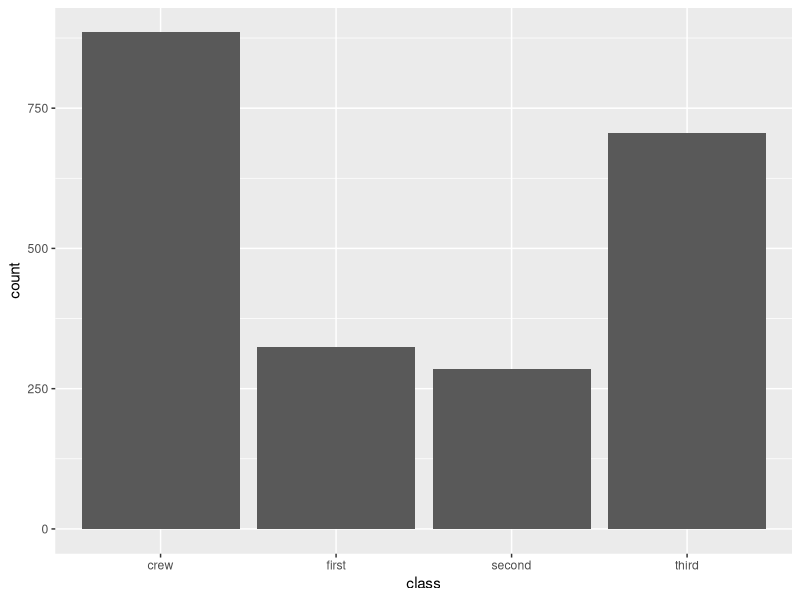
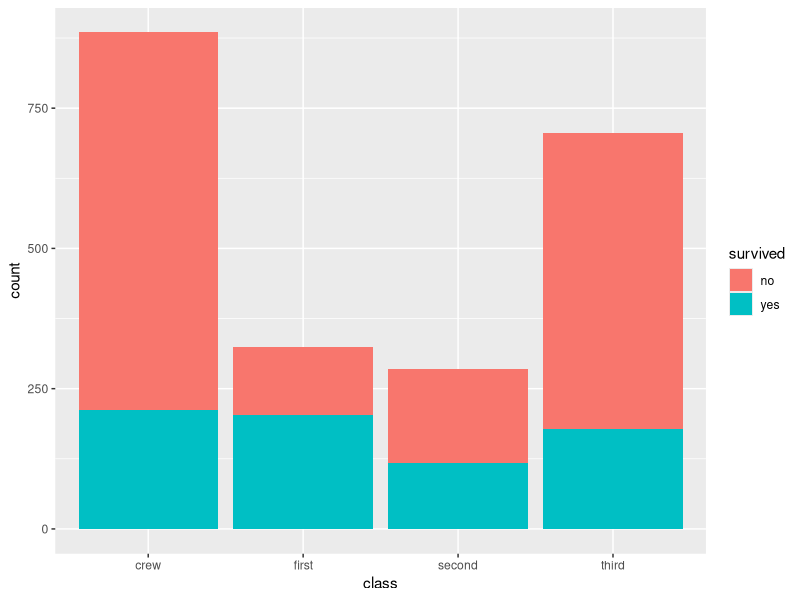
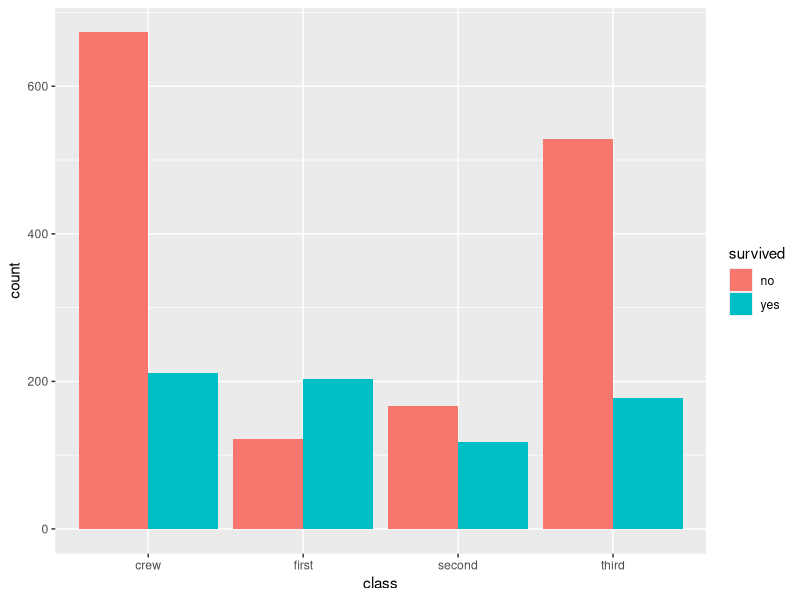
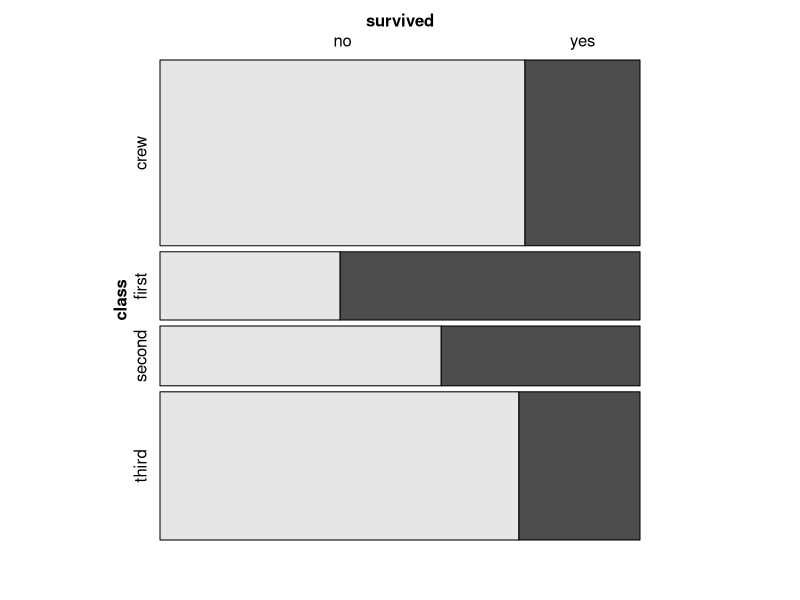
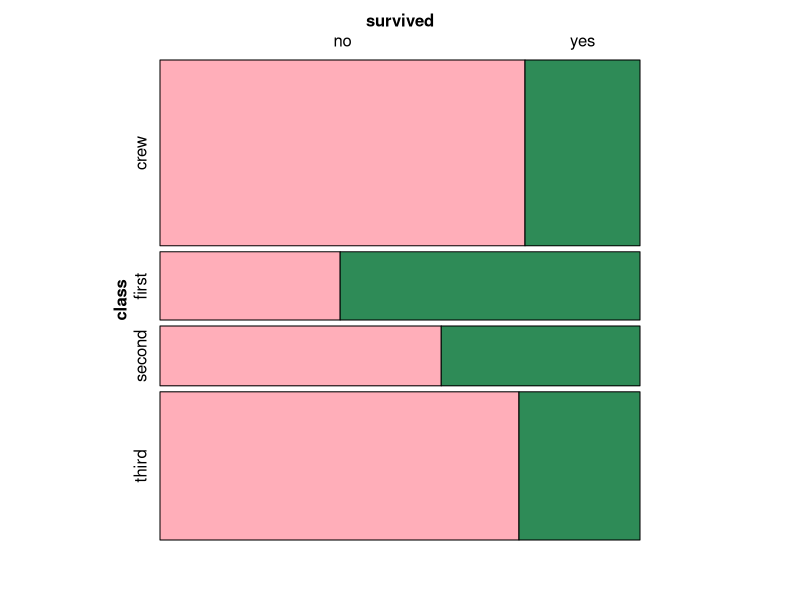
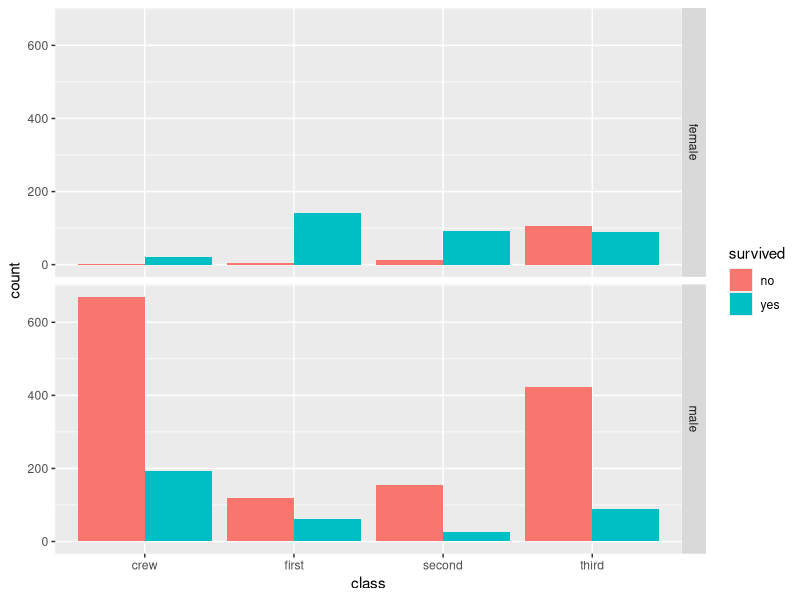
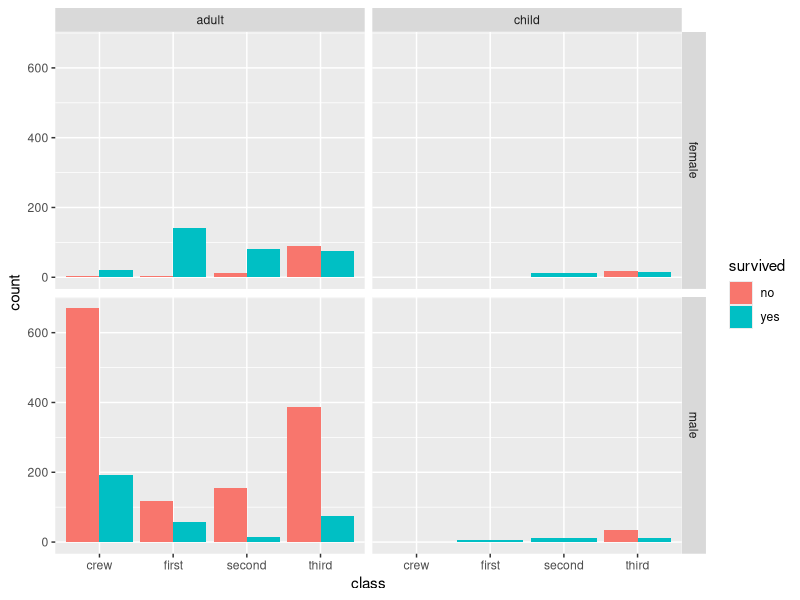
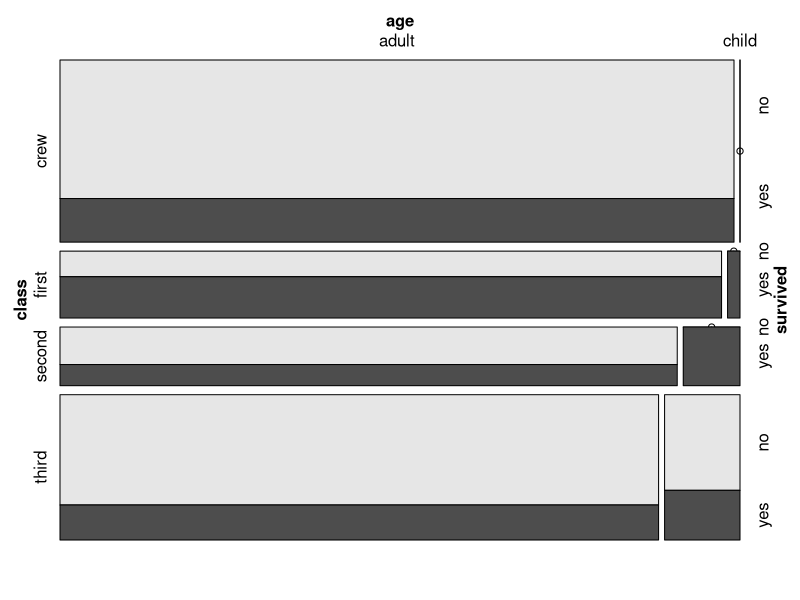

R code for these plots, in order:
#--------
#Titanic data analysis
#Author: Ngoc M. Tran
#Date: August 25th, 2017
#--------
#data source: https://ww2.amstat.org/publications/jse/datasets/titanic.dat.txt
#data desccription: https://ww2.amstat.org/publications/jse/datasets/titanic.txt
#more discussions: https://ww2.amstat.org/publications/jse/v3n3/datasets.dawson.html
#--------------- 
#Questions:
#a/ was there a "women and children first" policy?
#b/ was there a "first class first, third class last" policy? Passengers first or crew first?

#--- set home folder, load data
setwd("~/gitfolders/358K/codes")
library(ggplot2)
library(vcd)
rm(list = ls())
data <- read.csv("data/titanic.csv", header=TRUE)

#---- class vs survival rate
## Data summary
#view first and last few lines
head(data)
tail(data)
#summarize
summary(data)
#table
table(data$survived, data$class)
#flat summary
ftable(data)

## Data visualization
#barplot class
ggplot(data, aes(x=class)) + geom_bar()
#barplot class vs survived, stacked
ggplot(data, aes(x=class,fill=survived)) + geom_bar()
#barplot class vs survived, side by side
ggplot(data, aes(x=class,fill=survived)) + geom_bar(position="dodge")
#mosaic plot class vs survived
mosaic(survived ~ class, data = data)
#change colors
mosaic(survived ~ class, data = data,highlighting_fill= c("lightpink1","seagreen4"))

#----- class, sex, age vs survival rate
#barplot, split by sex
ggplot(data, aes(x=class,fill=survived)) + geom_bar(position="dodge") + facet_grid(sex ~ .)
#barplot, split by sex and age
ggplot(data, aes(x=class,fill=survived)) + geom_bar(position="dodge") + facet_grid(sex ~ age)
#mosaic plots
mosaic(survived ~ class + age, data = data)
mosaic(survived ~ class + sex, data = data)
mosaic(survived ~ class + age + sex, data = data)

#It seems that children and women do tend to fare better than men. 
#Is this enough to change the conclusion on class?

#---- 
#mosaic plot: survived by class, male only
mosaic(survived ~ class, data = data, subset = sex == "male", main = "males only")
#mosaic plot: survived by class, male adults only
mosaic(survived ~ class, data = data, subset = sex == "male" & age == "adult", main = "adult males only")
#compared to the previous mosaic side by side.
dev.new() #makes a new plotting window
mosaic(survived ~ class, data = data, main = "full")
#how about male adults only
mosaic(survived ~ class, data = data, main = "full")
dev.new()
select <- data$sex == "male" & data$age == "adult"
mosaic(survived ~ class, data = data[select,], main = "males adults only")
#second class adults males seems even worse! 


